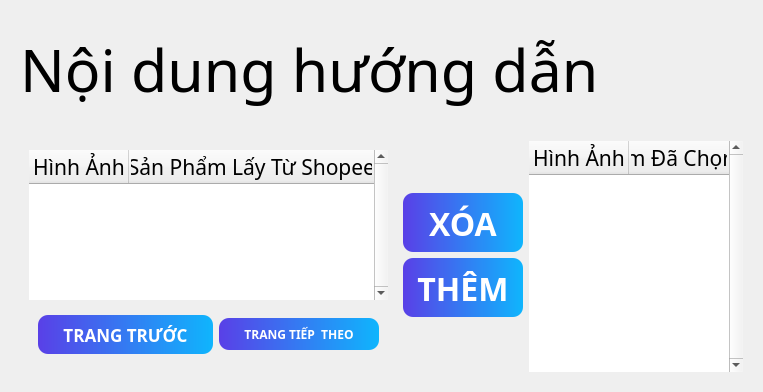
                  <widget class="QWidget" name="page_push_product">
                   <layout class="QVBoxLayout" name="verticalLayout_10">
                    <item>
                     <widget class="QFrame" name="frame_6">
                      <property name="minimumSize">
                       <size>
                        <width>0</width>
                        <height>115</height>
                       </size>
                      </property>
                      <property name="styleSheet">
                       <string notr="true"/>
                      </property>
                      <property name="frameShape">
                       <enum>QFrame::NoFrame</enum>
                      </property>
                      <property name="frameShadow">
                       <enum>QFrame::Raised</enum>
                      </property>
                      <layout class="QHBoxLayout" name="horizontalLayout_13">
                       <item>
                        <widget class="QLabel" name="label_2">
                         <property name="font">
                          <font>
                           <family>Nunito</family>
                           <pointsize>44</pointsize>
                          </font>
                         </property>
                         <property name="text">
                          <string>Nội dung hướng dẫn</string>
                         </property>
                        </widget>
                       </item>
                      </layout>
                     </widget>
                    </item>
                    <item>
                     <widget class="QFrame" name="frame_5">
                      <property name="frameShape">
                       <enum>QFrame::NoFrame</enum>
                      </property>
                      <property name="frameShadow">
                       <enum>QFrame::Raised</enum>
                      </property>
                      <layout class="QHBoxLayout" name="horizontalLayout_14">
                       <item>
                        <widget class="QFrame" name="frame_7">
                         <property name="styleSheet">
                          <string notr="true">QPushButton {
	border-radius: 10px;
    padding:8px 25px 7px 25px;
	background-color: qlineargradient(spread:pad, x1:0, y1:0, x2:1, y2:0, stop:0 rgba(89, 64, 231, 255), stop:1 rgba(15, 181, 253, 255));
	color: rgb(255, 255, 255);
}

QPushButton:hover {
	background-color: qlineargradient(spread:pad, x1:0, y1:0, x2:1, y2:0, stop:0 rgba(15, 181, 253, 255), stop:1 rgba(89, 64, 231, 255));
}

QPushButton:pressed {
	background-color: qlineargradient(spread:pad, x1:0, y1:0, x2:1, y2:0, stop:0 rgba(89, 64, 231, 255), stop:1 rgba(15, 181, 253, 255));
}

QPushButton:disabled{
	
	background-color: rgb(128, 128, 128);
}</string>
                         </property>
                         <property name="frameShape">
                          <enum>QFrame::NoFrame</enum>
                         </property>
                         <property name="frameShadow">
                          <enum>QFrame::Raised</enum>
                         </property>
                         <layout class="QVBoxLayout" name="verticalLayout_11">
                          <item>
                           <widget class="QTableWidget" name="product_list_shopee">
                            <property name="sizePolicy">
                             <sizepolicy hsizetype="Expanding" vsizetype="Expanding">
                              <horstretch>0</horstretch>
                              <verstretch>0</verstretch>
                             </sizepolicy>
                            </property>
                            <property name="minimumSize">
                             <size>
                              <width>0</width>
                              <height>150</height>
                             </size>
                            </property>
                            <property name="font">
                             <font>
                              <family>Nunito</family>
                              <pointsize>15</pointsize>
                             </font>
                            </property>
                            <property name="styleSheet">
                             <string notr="true"/>
                            </property>
                            <property name="frameShape">
                             <enum>QFrame::NoFrame</enum>
                            </property>
                            <property name="lineWidth">
                             <number>1</number>
                            </property>
                            <property name="verticalScrollBarPolicy">
                             <enum>Qt::ScrollBarAlwaysOn</enum>
                            </property>
                            <property name="sizeAdjustPolicy">
                             <enum>QAbstractScrollArea::AdjustToContents</enum>
                            </property>
                            <property name="editTriggers">
                             <set>QAbstractItemView::NoEditTriggers</set>
                            </property>
                            <property name="dragEnabled">
                             <bool>true</bool>
                            </property>
                            <property name="dragDropMode">
                             <enum>QAbstractItemView::NoDragDrop</enum>
                            </property>
                            <property name="defaultDropAction">
                             <enum>Qt::TargetMoveAction</enum>
                            </property>
                            <property name="alternatingRowColors">
                             <bool>false</bool>
                            </property>
                            <property name="selectionMode">
                             <enum>QAbstractItemView::MultiSelection</enum>
                            </property>
                            <property name="selectionBehavior">
                             <enum>QAbstractItemView::SelectRows</enum>
                            </property>
                            <property name="textElideMode">
                             <enum>Qt::ElideRight</enum>
                            </property>
                            <property name="sortingEnabled">
                             <bool>true</bool>
                            </property>
                            <property name="wordWrap">
                             <bool>false</bool>
                            </property>
                            <property name="rowCount">
                             <number>0</number>
                            </property>
                            <property name="columnCount">
                             <number>2</number>
                            </property>
                            <attribute name="horizontalHeaderCascadingSectionResizes">
                             <bool>true</bool>
                            </attribute>
                            <attribute name="horizontalHeaderMinimumSectionSize">
                             <number>19</number>
                            </attribute>
                            <attribute name="horizontalHeaderDefaultSectionSize">
                             <number>100</number>
                            </attribute>
                            <attribute name="horizontalHeaderHighlightSections">
                             <bool>true</bool>
                            </attribute>
                            <attribute name="horizontalHeaderShowSortIndicator" stdset="0">
                             <bool>true</bool>
                            </attribute>
                            <attribute name="horizontalHeaderStretchLastSection">
                             <bool>true</bool>
                            </attribute>
                            <attribute name="verticalHeaderVisible">
                             <bool>false</bool>
                            </attribute>
                            <attribute name="verticalHeaderCascadingSectionResizes">
                             <bool>false</bool>
                            </attribute>
                            <attribute name="verticalHeaderDefaultSectionSize">
                             <number>30</number>
                            </attribute>
                            <attribute name="verticalHeaderHighlightSections">
                             <bool>false</bool>
                            </attribute>
                            <attribute name="verticalHeaderStretchLastSection">
                             <bool>true</bool>
                            </attribute>
                            <column>
                             <property name="text">
                              <string>Hình Ảnh</string>
                             </property>
                             <property name="font">
                              <font>
                               <family>Nunito</family>
                               <pointsize>16</pointsize>
                              </font>
                             </property>
                            </column>
                            <column>
                             <property name="text">
                              <string>Sản Phẩm Lấy Từ Shopee</string>
                             </property>
                             <property name="font">
                              <font>
                               <family>Nunito</family>
                               <pointsize>16</pointsize>
                              </font>
                             </property>
                            </column>
                           </widget>
                          </item>
                          <item>
                           <widget class="QFrame" name="button_page">
                            <property name="frameShape">
                             <enum>QFrame::NoFrame</enum>
                            </property>
                            <property name="frameShadow">
                             <enum>QFrame::Raised</enum>
                            </property>
                            <layout class="QHBoxLayout" name="horizontalLayout_12">
                             <item>
                              <widget class="QPushButton" name="btn_back">
                               <property name="enabled">
                                <bool>true</bool>
                               </property>
                               <property name="font">
                                <font>
                                 <family>Nunito</family>
                                 <pointsize>13</pointsize>
                                 <bold>true</bold>
                                </font>
                               </property>
                               <property name="text">
                                <string>TRANG TRƯỚC</string>
                               </property>
                               <property name="checkable">
                                <bool>false</bool>
                               </property>
                              </widget>
                             </item>
                             <item>
                              <widget class="QPushButton" name="btn_forward">
                               <property name="font">
                                <font>
                                 <family>Nunito</family>
                                 <bold>true</bold>
                                </font>
                               </property>
                               <property name="text">
                                <string>TRANG TIẾP  THEO</string>
                               </property>
                              </widget>
                             </item>
                            </layout>
                           </widget>
                          </item>
                         </layout>
                        </widget>
                       </item>
                       <item>
                        <widget class="QFrame" name="frame_2">
                         <property name="minimumSize">
                          <size>
                           <width>120</width>
                           <height>0</height>
                          </size>
                         </property>
                         <property name="frameShape">
                          <enum>QFrame::NoFrame</enum>
                         </property>
                         <property name="frameShadow">
                          <enum>QFrame::Raised</enum>
                         </property>
                         <layout class="QVBoxLayout" name="verticalLayout_8">
                          <property name="leftMargin">
                           <number>0</number>
                          </property>
                          <property name="rightMargin">
                           <number>0</number>
                          </property>
                          <property name="bottomMargin">
                           <number>12</number>
                          </property>
                          <item>
                           <widget class="QFrame" name="frame_4">
                            <property name="frameShape">
                             <enum>QFrame::NoFrame</enum>
                            </property>
                            <property name="frameShadow">
                             <enum>QFrame::Raised</enum>
                            </property>
                           </widget>
                          </item>
                          <item>
                           <widget class="QPushButton" name="btn_remove">
                            <property name="font">
                             <font>
                              <family>Nunito</family>
                              <pointsize>24</pointsize>
                              <bold>true</bold>
                             </font>
                            </property>
                            <property name="styleSheet">
                             <string notr="true">#btn_remove{
	border-radius: 10px;
    padding:8px 10px 6px 10px;
	background-color: qlineargradient(spread:pad, x1:0, y1:0, x2:1, y2:0, stop:0 rgba(89, 64, 231, 255), stop:1 rgba(15, 181, 253, 255));
	color: rgb(255, 255, 255);
}
#btn_remove:hover{
	background-color: qlineargradient(spread:pad, x1:0, y1:0, x2:1, y2:0, stop:0 rgba(15, 181, 253, 255), stop:1 rgba(89, 64, 231, 255));
}

#btn_remove:pressed
{
	background-color: qlineargradient(spread:pad, x1:0, y1:0, x2:1, y2:0, stop:0 rgba(89, 64, 231, 255), stop:1 rgba(15, 181, 253, 255));
}</string>
                            </property>
                            <property name="text">
                             <string>XÓA</string>
                            </property>
                           </widget>
                          </item>
                          <item>
                           <widget class="QPushButton" name="btn_add">
                            <property name="font">
                             <font>
                              <family>Nunito</family>
                              <pointsize>24</pointsize>
                              <bold>true</bold>
                             </font>
                            </property>
                            <property name="styleSheet">
                             <string notr="true">#btn_add{
	border-radius: 10px;
    padding:8px 10px 6px 10px;
	background-color: qlineargradient(spread:pad, x1:0, y1:0, x2:1, y2:0, stop:0 rgba(89, 64, 231, 255), stop:1 rgba(15, 181, 253, 255));
	color: rgb(255, 255, 255);
}
#btn_add:hover{
	background-color: qlineargradient(spread:pad, x1:0, y1:0, x2:1, y2:0, stop:0 rgba(15, 181, 253, 255), stop:1 rgba(89, 64, 231, 255));
}

#btn_add:pressed
{
	background-color: qlineargradient(spread:pad, x1:0, y1:0, x2:1, y2:0, stop:0 rgba(89, 64, 231, 255), stop:1 rgba(15, 181, 253, 255));
}</string>
                            </property>
                            <property name="text">
                             <string>THÊM</string>
                            </property>
                           </widget>
                          </item>
                          <item>
                           <widget class="QFrame" name="frame_3">
                            <property name="frameShape">
                             <enum>QFrame::NoFrame</enum>
                            </property>
                            <property name="frameShadow">
                             <enum>QFrame::Raised</enum>
                            </property>
                           </widget>
                          </item>
                         </layout>
                        </widget>
                       </item>
                       <item>
                        <widget class="QTableWidget" name="product_list_user">
                         <property name="sizePolicy">
                          <sizepolicy hsizetype="Expanding" vsizetype="Expanding">
                           <horstretch>0</horstretch>
                           <verstretch>0</verstretch>
                          </sizepolicy>
                         </property>
                         <property name="minimumSize">
                          <size>
                           <width>0</width>
                           <height>150</height>
                          </size>
                         </property>
                         <property name="font">
                          <font>
                           <family>Nunito</family>
                           <pointsize>15</pointsize>
                          </font>
                         </property>
                         <property name="styleSheet">
                          <string notr="true"/>
                         </property>
                         <property name="frameShape">
                          <enum>QFrame::NoFrame</enum>
                         </property>
                         <property name="lineWidth">
                          <number>1</number>
                         </property>
                         <property name="verticalScrollBarPolicy">
                          <enum>Qt::ScrollBarAlwaysOn</enum>
                         </property>
                         <property name="sizeAdjustPolicy">
                          <enum>QAbstractScrollArea::AdjustToContents</enum>
                         </property>
                         <property name="editTriggers">
                          <set>QAbstractItemView::NoEditTriggers</set>
                         </property>
                         <property name="dragEnabled">
                          <bool>true</bool>
                         </property>
                         <property name="dragDropMode">
                          <enum>QAbstractItemView::NoDragDrop</enum>
                         </property>
                         <property name="defaultDropAction">
                          <enum>Qt::TargetMoveAction</enum>
                         </property>
                         <property name="alternatingRowColors">
                          <bool>false</bool>
                         </property>
                         <property name="selectionMode">
                          <enum>QAbstractItemView::MultiSelection</enum>
                         </property>
                         <property name="selectionBehavior">
                          <enum>QAbstractItemView::SelectRows</enum>
                         </property>
                         <property name="textElideMode">
                          <enum>Qt::ElideRight</enum>
                         </property>
                         <property name="sortingEnabled">
                          <bool>true</bool>
                         </property>
                         <property name="wordWrap">
                          <bool>false</bool>
                         </property>
                         <property name="rowCount">
                          <number>0</number>
                         </property>
                         <property name="columnCount">
                          <number>2</number>
                         </property>
                         <attribute name="horizontalHeaderCascadingSectionResizes">
                          <bool>true</bool>
                         </attribute>
                         <attribute name="horizontalHeaderMinimumSectionSize">
                          <number>19</number>
                         </attribute>
                         <attribute name="horizontalHeaderDefaultSectionSize">
                          <number>100</number>
                         </attribute>
                         <attribute name="horizontalHeaderShowSortIndicator" stdset="0">
                          <bool>true</bool>
                         </attribute>
                         <attribute name="horizontalHeaderStretchLastSection">
                          <bool>true</bool>
                         </attribute>
                         <attribute name="verticalHeaderVisible">
                          <bool>false</bool>
                         </attribute>
                         <attribute name="verticalHeaderCascadingSectionResizes">
                          <bool>false</bool>
                         </attribute>
                         <attribute name="verticalHeaderDefaultSectionSize">
                          <number>30</number>
                         </attribute>
                         <attribute name="verticalHeaderHighlightSections">
                          <bool>false</bool>
                         </attribute>
                         <attribute name="verticalHeaderStretchLastSection">
                          <bool>true</bool>
                         </attribute>
                         <column>
                          <property name="text">
                           <string>Hình Ảnh</string>
                          </property>
                          <property name="font">
                           <font>
                            <family>Nunito</family>
                            <pointsize>16</pointsize>
                           </font>
                          </property>
                         </column>
                         <column>
                          <property name="text">
                           <string>Sản Phẩm Đã Chọn Để Đẩy</string>
                          </property>
                          <property name="font">
                           <font>
                            <family>Nunito</family>
                            <pointsize>16</pointsize>
                           </font>
                          </property>
                         </column>
                        </widget>
                       </item>
                      </layout>
                     </widget>
                    </item>
                   </layout>
                  </widget>
